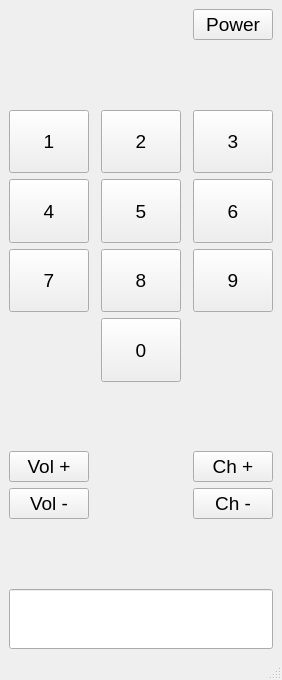
<?xml version="1.0" encoding="UTF-8"?>
<ui version="4.0">
 <class>MainWindow</class>
 <widget class="QMainWindow" name="MainWindow">
  <property name="geometry">
   <rect>
    <x>0</x>
    <y>0</y>
    <width>281</width>
    <height>680</height>
   </rect>
  </property>
  <property name="windowTitle">
   <string>MainWindow</string>
  </property>
  <widget class="QWidget" name="centralwidget">
   <layout class="QGridLayout" name="gridLayout_2">
    <item row="0" column="0">
     <layout class="QGridLayout" name="gridLayout">
      <item row="3" column="6">
       <spacer name="horizontalSpacer_4">
        <property name="orientation">
         <enum>Qt::Horizontal</enum>
        </property>
        <property name="sizeHint" stdset="0">
         <size>
          <width>40</width>
          <height>20</height>
         </size>
        </property>
       </spacer>
      </item>
      <item row="3" column="2">
       <spacer name="horizontalSpacer_2">
        <property name="orientation">
         <enum>Qt::Horizontal</enum>
        </property>
        <property name="sizeHint" stdset="0">
         <size>
          <width>40</width>
          <height>20</height>
         </size>
        </property>
       </spacer>
      </item>
      <item row="8" column="5">
       <widget class="QPushButton" name="pushButton_12">
        <property name="font">
         <font>
          <pointsize>14</pointsize>
         </font>
        </property>
        <property name="text">
         <string>Ch +</string>
        </property>
       </widget>
      </item>
      <item row="5" column="3">
       <widget class="QPushButton" name="pushButton_8">
        <property name="sizePolicy">
         <sizepolicy hsizetype="Minimum" vsizetype="Expanding">
          <horstretch>0</horstretch>
          <verstretch>0</verstretch>
         </sizepolicy>
        </property>
        <property name="font">
         <font>
          <pointsize>14</pointsize>
         </font>
        </property>
        <property name="text">
         <string>8</string>
        </property>
       </widget>
      </item>
      <item row="3" column="3">
       <widget class="QPushButton" name="pushButton_2">
        <property name="sizePolicy">
         <sizepolicy hsizetype="Minimum" vsizetype="Expanding">
          <horstretch>0</horstretch>
          <verstretch>0</verstretch>
         </sizepolicy>
        </property>
        <property name="font">
         <font>
          <pointsize>14</pointsize>
         </font>
        </property>
        <property name="text">
         <string>2</string>
        </property>
       </widget>
      </item>
      <item row="4" column="1">
       <widget class="QPushButton" name="pushButton_4">
        <property name="sizePolicy">
         <sizepolicy hsizetype="Minimum" vsizetype="Expanding">
          <horstretch>0</horstretch>
          <verstretch>0</verstretch>
         </sizepolicy>
        </property>
        <property name="font">
         <font>
          <pointsize>14</pointsize>
         </font>
        </property>
        <property name="text">
         <string>4</string>
        </property>
       </widget>
      </item>
      <item row="9" column="1">
       <widget class="QPushButton" name="pushButton_11">
        <property name="font">
         <font>
          <pointsize>14</pointsize>
         </font>
        </property>
        <property name="text">
         <string>Vol -</string>
        </property>
       </widget>
      </item>
      <item row="6" column="3">
       <widget class="QPushButton" name="pushButton_0">
        <property name="sizePolicy">
         <sizepolicy hsizetype="Minimum" vsizetype="Expanding">
          <horstretch>0</horstretch>
          <verstretch>0</verstretch>
         </sizepolicy>
        </property>
        <property name="font">
         <font>
          <pointsize>14</pointsize>
         </font>
        </property>
        <property name="text">
         <string>0</string>
        </property>
       </widget>
      </item>
      <item row="3" column="0">
       <spacer name="horizontalSpacer">
        <property name="orientation">
         <enum>Qt::Horizontal</enum>
        </property>
        <property name="sizeHint" stdset="0">
         <size>
          <width>40</width>
          <height>20</height>
         </size>
        </property>
       </spacer>
      </item>
      <item row="3" column="5">
       <widget class="QPushButton" name="pushButton_3">
        <property name="sizePolicy">
         <sizepolicy hsizetype="Minimum" vsizetype="Expanding">
          <horstretch>0</horstretch>
          <verstretch>0</verstretch>
         </sizepolicy>
        </property>
        <property name="font">
         <font>
          <pointsize>14</pointsize>
         </font>
        </property>
        <property name="text">
         <string>3</string>
        </property>
       </widget>
      </item>
      <item row="11" column="1" colspan="5">
       <widget class="QLineEdit" name="lineEdit">
        <property name="minimumSize">
         <size>
          <width>0</width>
          <height>60</height>
         </size>
        </property>
        <property name="font">
         <font>
          <pointsize>12</pointsize>
          <kerning>true</kerning>
         </font>
        </property>
        <property name="layoutDirection">
         <enum>Qt::LeftToRight</enum>
        </property>
        <property name="text">
         <string/>
        </property>
        <property name="alignment">
         <set>Qt::AlignRight|Qt::AlignTrailing|Qt::AlignVCenter</set>
        </property>
        <property name="readOnly">
         <bool>true</bool>
        </property>
       </widget>
      </item>
      <item row="4" column="5">
       <widget class="QPushButton" name="pushButton_6">
        <property name="sizePolicy">
         <sizepolicy hsizetype="Minimum" vsizetype="Expanding">
          <horstretch>0</horstretch>
          <verstretch>0</verstretch>
         </sizepolicy>
        </property>
        <property name="font">
         <font>
          <pointsize>14</pointsize>
         </font>
        </property>
        <property name="text">
         <string>6</string>
        </property>
       </widget>
      </item>
      <item row="1" column="5">
       <widget class="QPushButton" name="powerButton">
        <property name="minimumSize">
         <size>
          <width>0</width>
          <height>0</height>
         </size>
        </property>
        <property name="font">
         <font>
          <pointsize>14</pointsize>
         </font>
        </property>
        <property name="cursor">
         <cursorShape>ArrowCursor</cursorShape>
        </property>
        <property name="layoutDirection">
         <enum>Qt::LeftToRight</enum>
        </property>
        <property name="text">
         <string>Power</string>
        </property>
       </widget>
      </item>
      <item row="4" column="3">
       <widget class="QPushButton" name="pushButton_5">
        <property name="sizePolicy">
         <sizepolicy hsizetype="Minimum" vsizetype="Expanding">
          <horstretch>0</horstretch>
          <verstretch>0</verstretch>
         </sizepolicy>
        </property>
        <property name="font">
         <font>
          <pointsize>14</pointsize>
         </font>
        </property>
        <property name="text">
         <string>5</string>
        </property>
       </widget>
      </item>
      <item row="5" column="5">
       <widget class="QPushButton" name="pushButton_9">
        <property name="sizePolicy">
         <sizepolicy hsizetype="Minimum" vsizetype="Expanding">
          <horstretch>0</horstretch>
          <verstretch>0</verstretch>
         </sizepolicy>
        </property>
        <property name="font">
         <font>
          <pointsize>14</pointsize>
         </font>
        </property>
        <property name="text">
         <string>9</string>
        </property>
       </widget>
      </item>
      <item row="3" column="1">
       <widget class="QPushButton" name="pushButton_1">
        <property name="sizePolicy">
         <sizepolicy hsizetype="Minimum" vsizetype="Expanding">
          <horstretch>0</horstretch>
          <verstretch>0</verstretch>
         </sizepolicy>
        </property>
        <property name="font">
         <font>
          <pointsize>14</pointsize>
         </font>
        </property>
        <property name="text">
         <string>1</string>
        </property>
       </widget>
      </item>
      <item row="3" column="4">
       <spacer name="horizontalSpacer_3">
        <property name="orientation">
         <enum>Qt::Horizontal</enum>
        </property>
        <property name="sizeHint" stdset="0">
         <size>
          <width>40</width>
          <height>20</height>
         </size>
        </property>
       </spacer>
      </item>
      <item row="2" column="5">
       <spacer name="verticalSpacer">
        <property name="orientation">
         <enum>Qt::Vertical</enum>
        </property>
        <property name="sizeHint" stdset="0">
         <size>
          <width>20</width>
          <height>40</height>
         </size>
        </property>
       </spacer>
      </item>
      <item row="5" column="1">
       <widget class="QPushButton" name="pushButton_7">
        <property name="sizePolicy">
         <sizepolicy hsizetype="Minimum" vsizetype="Expanding">
          <horstretch>0</horstretch>
          <verstretch>0</verstretch>
         </sizepolicy>
        </property>
        <property name="font">
         <font>
          <pointsize>14</pointsize>
         </font>
        </property>
        <property name="text">
         <string>7</string>
        </property>
       </widget>
      </item>
      <item row="7" column="3">
       <spacer name="verticalSpacer_2">
        <property name="orientation">
         <enum>Qt::Vertical</enum>
        </property>
        <property name="sizeHint" stdset="0">
         <size>
          <width>20</width>
          <height>40</height>
         </size>
        </property>
       </spacer>
      </item>
      <item row="9" column="5">
       <widget class="QPushButton" name="pushButton_13">
        <property name="font">
         <font>
          <pointsize>14</pointsize>
         </font>
        </property>
        <property name="text">
         <string>Ch -</string>
        </property>
       </widget>
      </item>
      <item row="8" column="1">
       <widget class="QPushButton" name="pushButton_10">
        <property name="font">
         <font>
          <pointsize>14</pointsize>
         </font>
        </property>
        <property name="text">
         <string>Vol +</string>
        </property>
       </widget>
      </item>
      <item row="10" column="1">
       <spacer name="verticalSpacer_3">
        <property name="orientation">
         <enum>Qt::Vertical</enum>
        </property>
        <property name="sizeHint" stdset="0">
         <size>
          <width>20</width>
          <height>40</height>
         </size>
        </property>
       </spacer>
      </item>
     </layout>
    </item>
   </layout>
  </widget>
  <widget class="QStatusBar" name="statusbar"/>
 </widget>
 <resources/>
 <connections>
  <connection>
   <sender>powerButton</sender>
   <signal>clicked()</signal>
   <receiver>MainWindow</receiver>
   <slot>power()</slot>
   <hints>
    <hint type="sourcelabel">
     <x>247</x>
     <y>26</y>
    </hint>
    <hint type="destinationlabel">
     <x>440</x>
     <y>41</y>
    </hint>
   </hints>
  </connection>
  <connection>
   <sender>pushButton_3</sender>
   <signal>clicked()</signal>
   <receiver>MainWindow</receiver>
   <slot>addCh3()</slot>
   <hints>
    <hint type="sourcelabel">
     <x>232</x>
     <y>144</y>
    </hint>
    <hint type="destinationlabel">
     <x>332</x>
     <y>142</y>
    </hint>
   </hints>
  </connection>
  <connection>
   <sender>pushButton_2</sender>
   <signal>clicked()</signal>
   <receiver>MainWindow</receiver>
   <slot>addCh2()</slot>
   <hints>
    <hint type="sourcelabel">
     <x>146</x>
     <y>140</y>
    </hint>
    <hint type="destinationlabel">
     <x>333</x>
     <y>123</y>
    </hint>
   </hints>
  </connection>
  <connection>
   <sender>pushButton_1</sender>
   <signal>clicked()</signal>
   <receiver>MainWindow</receiver>
   <slot>addCh1()</slot>
   <hints>
    <hint type="sourcelabel">
     <x>47</x>
     <y>143</y>
    </hint>
    <hint type="destinationlabel">
     <x>-44</x>
     <y>142</y>
    </hint>
   </hints>
  </connection>
  <connection>
   <sender>pushButton_4</sender>
   <signal>clicked()</signal>
   <receiver>MainWindow</receiver>
   <slot>addCh4()</slot>
   <hints>
    <hint type="sourcelabel">
     <x>52</x>
     <y>202</y>
    </hint>
    <hint type="destinationlabel">
     <x>-56</x>
     <y>216</y>
    </hint>
   </hints>
  </connection>
  <connection>
   <sender>pushButton_7</sender>
   <signal>clicked()</signal>
   <receiver>MainWindow</receiver>
   <slot>addCh7()</slot>
   <hints>
    <hint type="sourcelabel">
     <x>68</x>
     <y>289</y>
    </hint>
    <hint type="destinationlabel">
     <x>-78</x>
     <y>288</y>
    </hint>
   </hints>
  </connection>
  <connection>
   <sender>pushButton_0</sender>
   <signal>clicked()</signal>
   <receiver>MainWindow</receiver>
   <slot>addCh0()</slot>
   <hints>
    <hint type="sourcelabel">
     <x>133</x>
     <y>343</y>
    </hint>
    <hint type="destinationlabel">
     <x>-70</x>
     <y>347</y>
    </hint>
   </hints>
  </connection>
  <connection>
   <sender>pushButton_8</sender>
   <signal>clicked()</signal>
   <receiver>MainWindow</receiver>
   <slot>addCh8()</slot>
   <hints>
    <hint type="sourcelabel">
     <x>135</x>
     <y>270</y>
    </hint>
    <hint type="destinationlabel">
     <x>-70</x>
     <y>270</y>
    </hint>
   </hints>
  </connection>
  <connection>
   <sender>pushButton_5</sender>
   <signal>clicked()</signal>
   <receiver>MainWindow</receiver>
   <slot>addCh5()</slot>
   <hints>
    <hint type="sourcelabel">
     <x>159</x>
     <y>209</y>
    </hint>
    <hint type="destinationlabel">
     <x>338</x>
     <y>205</y>
    </hint>
   </hints>
  </connection>
  <connection>
   <sender>pushButton_6</sender>
   <signal>clicked()</signal>
   <receiver>MainWindow</receiver>
   <slot>addCh6()</slot>
   <hints>
    <hint type="sourcelabel">
     <x>237</x>
     <y>228</y>
    </hint>
    <hint type="destinationlabel">
     <x>329</x>
     <y>230</y>
    </hint>
   </hints>
  </connection>
  <connection>
   <sender>pushButton_9</sender>
   <signal>clicked()</signal>
   <receiver>MainWindow</receiver>
   <slot>addCh9()</slot>
   <hints>
    <hint type="sourcelabel">
     <x>229</x>
     <y>272</y>
    </hint>
    <hint type="destinationlabel">
     <x>322</x>
     <y>272</y>
    </hint>
   </hints>
  </connection>
  <connection>
   <sender>pushButton_12</sender>
   <signal>clicked()</signal>
   <receiver>MainWindow</receiver>
   <slot>chUp()</slot>
   <hints>
    <hint type="sourcelabel">
     <x>227</x>
     <y>467</y>
    </hint>
    <hint type="destinationlabel">
     <x>332</x>
     <y>464</y>
    </hint>
   </hints>
  </connection>
  <connection>
   <sender>pushButton_13</sender>
   <signal>clicked()</signal>
   <receiver>MainWindow</receiver>
   <slot>chDown()</slot>
   <hints>
    <hint type="sourcelabel">
     <x>247</x>
     <y>504</y>
    </hint>
    <hint type="destinationlabel">
     <x>348</x>
     <y>503</y>
    </hint>
   </hints>
  </connection>
  <connection>
   <sender>pushButton_10</sender>
   <signal>clicked()</signal>
   <receiver>MainWindow</receiver>
   <slot>volUp()</slot>
   <hints>
    <hint type="sourcelabel">
     <x>42</x>
     <y>465</y>
    </hint>
    <hint type="destinationlabel">
     <x>-60</x>
     <y>463</y>
    </hint>
   </hints>
  </connection>
  <connection>
   <sender>pushButton_11</sender>
   <signal>clicked()</signal>
   <receiver>MainWindow</receiver>
   <slot>volDown()</slot>
   <hints>
    <hint type="sourcelabel">
     <x>56</x>
     <y>504</y>
    </hint>
    <hint type="destinationlabel">
     <x>-45</x>
     <y>502</y>
    </hint>
   </hints>
  </connection>
 </connections>
 <slots>
  <slot>addCh1()</slot>
  <slot>addCh2()</slot>
  <slot>addCh0()</slot>
  <slot>addCh3()</slot>
  <slot>addCh4()</slot>
  <slot>addCh5()</slot>
  <slot>addCh6()</slot>
  <slot>addCh7()</slot>
  <slot>addCh8()</slot>
  <slot>addCh9()</slot>
  <slot>volUp()</slot>
  <slot>volDown()</slot>
  <slot>chUp()</slot>
  <slot>chDown()</slot>
  <slot>power()</slot>
 </slots>
</ui>
